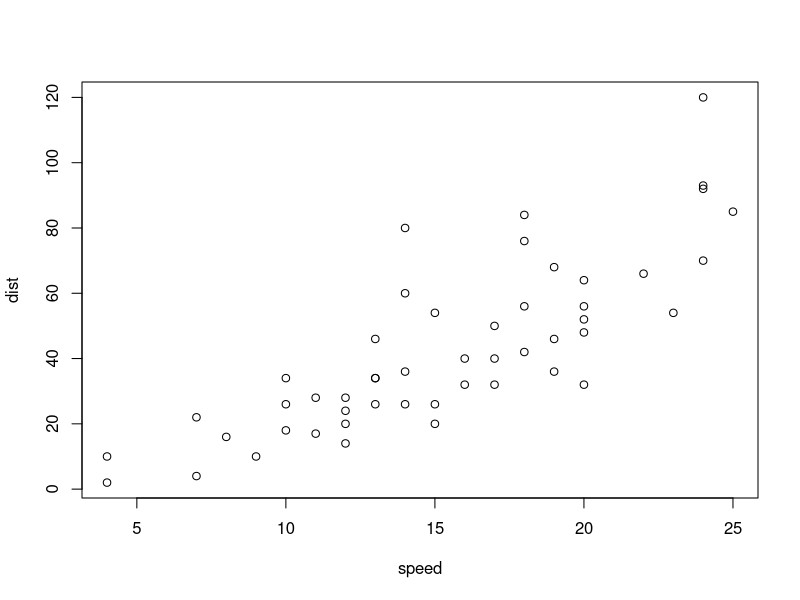
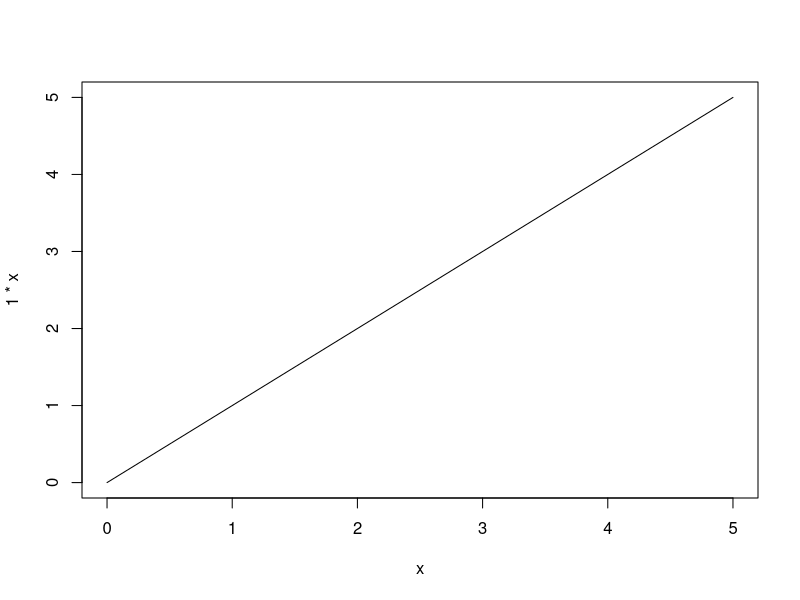
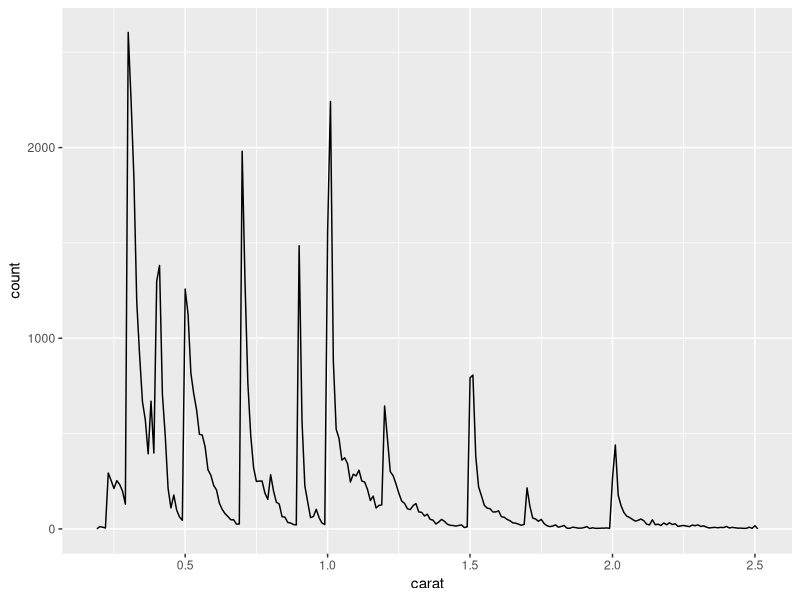

These figures' R source, in order:
## ---- chunk 1
plot(cars)
## ---- chunk 2
curve(1 * x, from = 0, to = 5)
## ---- chunk 3
library(ggplot2)
library(dplyr)

smaller <- diamonds %>% 
  filter(carat <= 2.5)
## ---- chunk 4
smaller %>% 
  ggplot(aes(carat)) + 
  geom_freqpoly(binwidth = 0.01)
